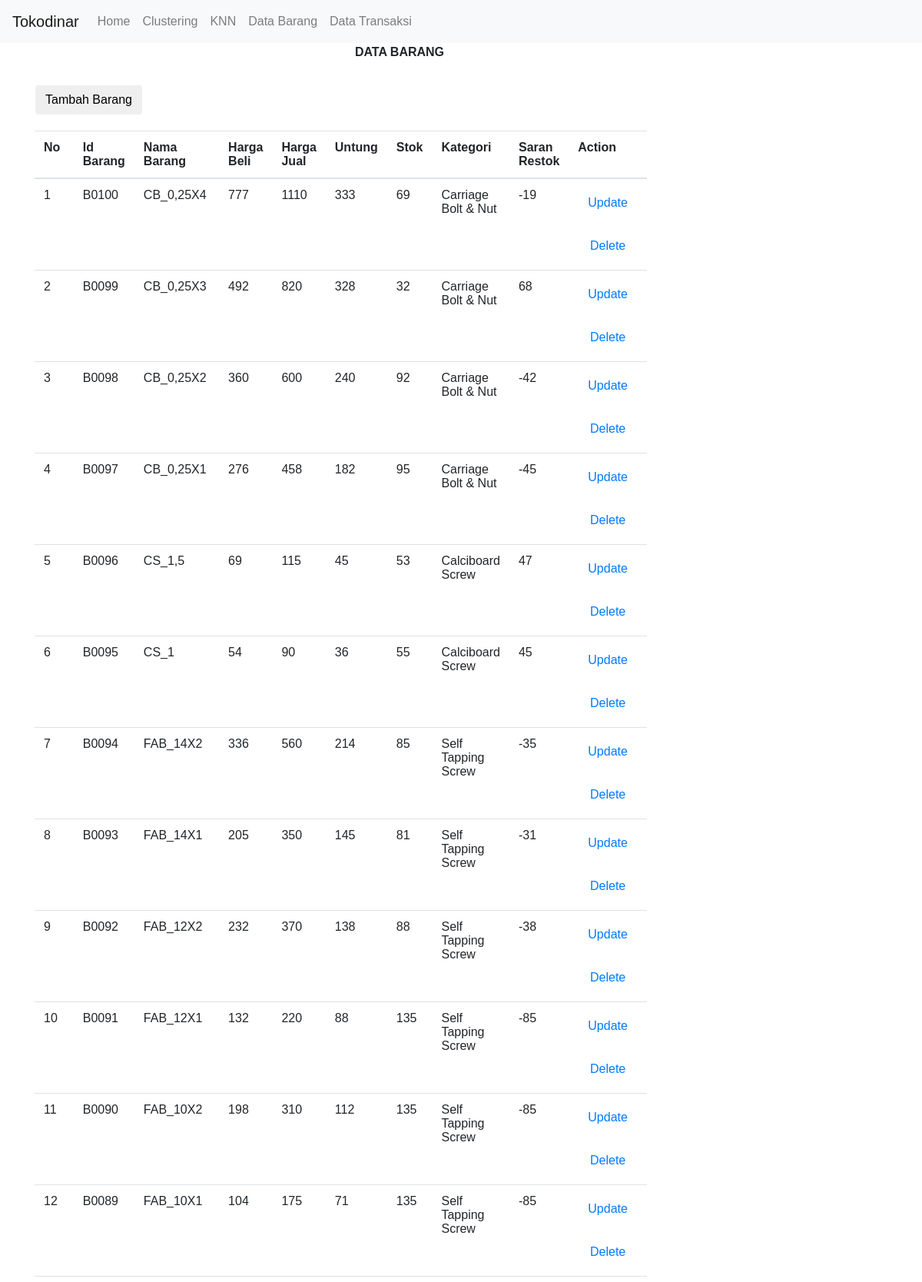
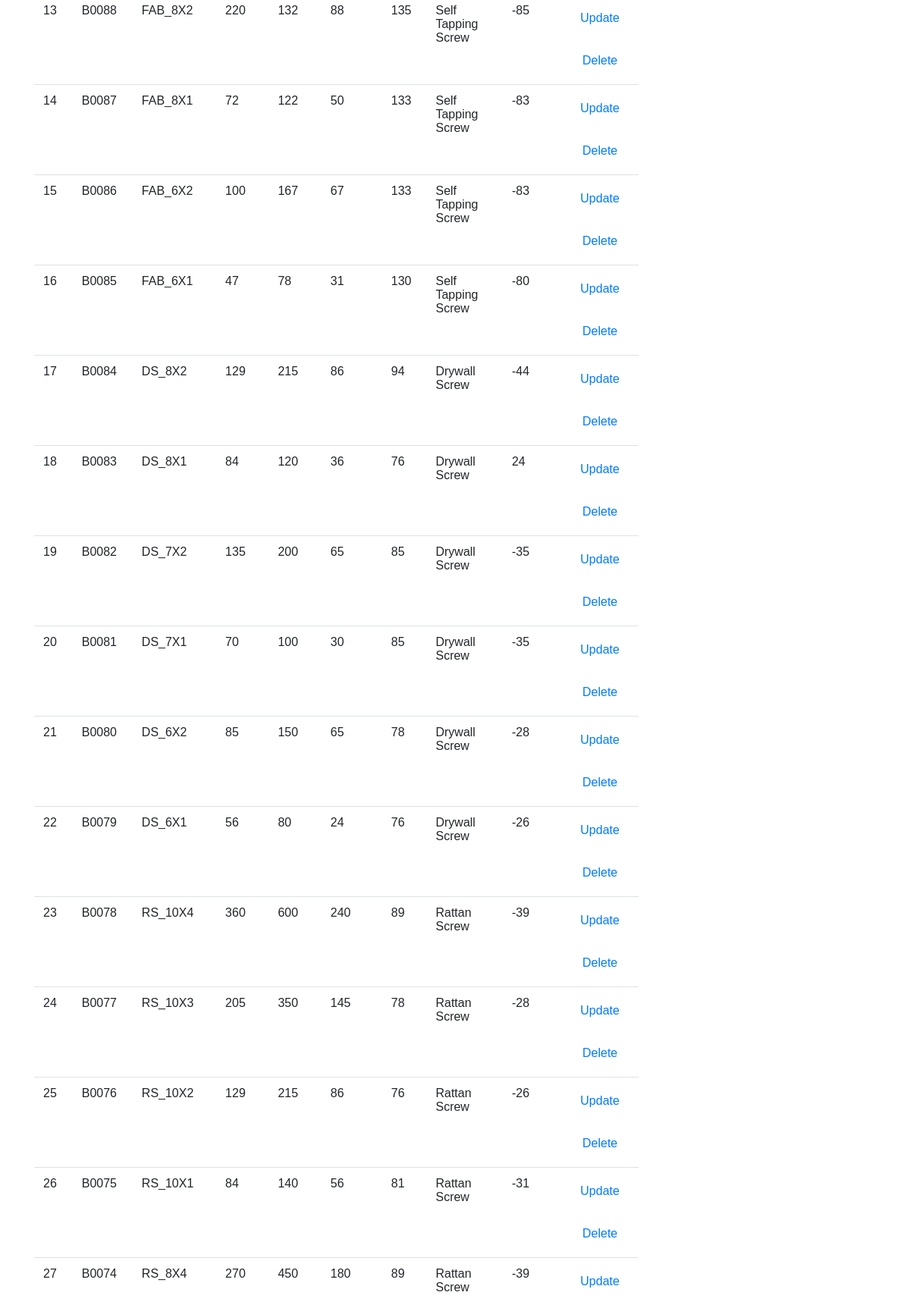
Page /coba.php (upper part) on the committed database (2 pictures, top to bottom).
### tables this page shows
CREATE TABLE `barang` (
  `Id_barang` varchar(5) NOT NULL,
  `Nama_barang` varchar(50) NOT NULL,
  `Harga_beli` int(15) NOT NULL,
  `Harga_jual` int(15) NOT NULL,
  `Untung` int(15) NOT NULL,
  `Stok` int(5) DEFAULT NULL,
  `Id_kategori` varchar(5) NOT NULL,
  `Id_supplier` varchar(5) DEFAULT NULL,
  `saran_restok` int(3) NOT NULL
);

CREATE TABLE `kategori` (
  `Id_kategori` varchar(5) NOT NULL,
  `Nama` varchar(20) NOT NULL,
  `Prioritas` int(3) NOT NULL
);

### coba.php (the view, shortened to what this page needs)
<?php
include('header.php');
?>
<div style="width:950;text-align:center;font-weight:bold;padding-bottom:30px;">DATA BARANG</div>
<?php
$db=mysql_query("select * FROM barang join kategori on barang.Id_kategori = kategori.Id_kategori order by barang.id_barang desc");
?>
<table>
<tr>
<td><button class="btn" id="myBtn">Tambah Barang</button></td>
</tr>
</table>
	<?php include "cobatambah.php";?>
<div style="float:left;width:500px;">
	<div style="width:500px;text-align:center;font-weight:bold;padding:10px;"></div>
	<TABLE class="table" id="data">
		<tbody>
			<TR>
				<Th>No</Th>
				<Th>Id Barang</Th>
				<Th>Nama Barang</Th>
				<Th>Harga Beli</Th>
				<Th>Harga Jual</Th>
				<Th>Untung</Th>
				<Th>Stok</Th>
				<Th>Kategori</Th>
				<Th>Saran Restok</Th>
				<Th>Action</Th>
			</TR>
		</tbody>
		<tbody>
		<?php if(mysql_num_rows($db)>0){ ?>
        <?php
            $no = 1;
            while($data = mysql_fetch_array($db)){
        ?>
			<TR>
				<TD><?php echo $no ?></TD>
				<TD><?php echo $data["Id_barang"]?> </TD>
				<TD><?php echo $data["Nama_barang"]?> </TD>
				<TD><?php echo $data["Harga_beli"]?> </TD>
				<TD><?php echo $data["Harga_jual"]?> </TD>
				<TD><?php echo $data["Untung"]?> </TD>
				<TD><?php echo $data["Stok"]?> </TD>
				<TD><?php echo $data["Nama"]?> </TD>
				<TD><?php echo $data["saran_restok"] - $data["Stok"]?> </TD>
				<TD> <center style="">
					<a
					href="cobaupdate.php?id_barang=<?php echo $data['Id_barang']?>" class="btn">Update</a>
					<br><br>
					<a
					href="cobadelete.php?id_barang=<?php echo $data['Id_barang']?>" class="btn"
					onClick="return confirm('Apakah anda yakin akan menghapus data ini?')">Delete</a>
				</TD>
			</TR>
			<?php $no++; } ?>
			<?php } ?>
		</tbody>
	</TABLE>
</div>
<?php
include('footer.php');
?>

### header.php (style rules this page uses)
* { box-sizing:border-box }
body { font-family:Verdana,sans-serif;margin:0 }

### rows in the picture
barang: Id_barang "B0100", Nama_barang "CB_0,25X4", Harga_beli "777", Harga_jual "1110", Untung "333", Stok "69", Id_kategori.Nama "Carriage Bolt & Nut", $data["saran_restok"] - $data["Stok"] "-19"
barang: Id_barang "B0099", Nama_barang "CB_0,25X3", Harga_beli "492", Harga_jual "820", Untung "328", Stok "32", Id_kategori.Nama "Carriage Bolt & Nut", $data["saran_restok"] - $data["Stok"] "68"
barang: Id_barang "B0098", Nama_barang "CB_0,25X2", Harga_beli "360", Harga_jual "600", Untung "240", Stok "92", Id_kategori.Nama "Carriage Bolt & Nut", $data["saran_restok"] - $data["Stok"] "-42"
barang: Id_barang "B0097", Nama_barang "CB_0,25X1", Harga_beli "276", Harga_jual "458", Untung "182", Stok "95", Id_kategori.Nama "Carriage Bolt & Nut", $data["saran_restok"] - $data["Stok"] "-45"
barang: Id_barang "B0096", Nama_barang "CS_1,5", Harga_beli "69", Harga_jual "115", Untung "45", Stok "53", Id_kategori.Nama "Calciboard Screw", $data["saran_restok"] - $data["Stok"] "47"
barang: Id_barang "B0095", Nama_barang "CS_1", Harga_beli "54", Harga_jual "90", Untung "36", Stok "55", Id_kategori.Nama "Calciboard Screw", $data["saran_restok"] - $data["Stok"] "45"
barang: Id_barang "B0094", Nama_barang "FAB_14X2", Harga_beli "336", Harga_jual "560", Untung "214", Stok "85", Id_kategori.Nama "Self Tapping Screw", $data["saran_restok"] - $data["Stok"] "-35"
barang: Id_barang "B0093", Nama_barang "FAB_14X1", Harga_beli "205", Harga_jual "350", Untung "145", Stok "81", Id_kategori.Nama "Self Tapping Screw", $data["saran_restok"] - $data["Stok"] "-31"
barang: Id_barang "B0092", Nama_barang "FAB_12X2", Harga_beli "232", Harga_jual "370", Untung "138", Stok "88", Id_kategori.Nama "Self Tapping Screw", $data["saran_restok"] - $data["Stok"] "-38"
barang: Id_barang "B0091", Nama_barang "FAB_12X1", Harga_beli "132", Harga_jual "220", Untung "88", Stok "135", Id_kategori.Nama "Self Tapping Screw", $data["saran_restok"] - $data["Stok"] "-85"
barang: Id_barang "B0090", Nama_barang "FAB_10X2", Harga_beli "198", Harga_jual "310", Untung "112", Stok "135", Id_kategori.Nama "Self Tapping Screw", $data["saran_restok"] - $data["Stok"] "-85"
barang: Id_barang "B0089", Nama_barang "FAB_10X1", Harga_beli "104", Harga_jual "175", Untung "71", Stok "135", Id_kategori.Nama "Self Tapping Screw", $data["saran_restok"] - $data["Stok"] "-85"
barang: Id_barang "B0088", Nama_barang "FAB_8X2", Harga_beli "220", Harga_jual "132", Untung "88", Stok "135", Id_kategori.Nama "Self Tapping Screw", $data["saran_restok"] - $data["Stok"] "-85"
barang: Id_barang "B0087", Nama_barang "FAB_8X1", Harga_beli "72", Harga_jual "122", Untung "50", Stok "133", Id_kategori.Nama "Self Tapping Screw", $data["saran_restok"] - $data["Stok"] "-83"
barang: Id_barang "B0086", Nama_barang "FAB_6X2", Harga_beli "100", Harga_jual "167", Untung "67", Stok "133", Id_kategori.Nama "Self Tapping Screw", $data["saran_restok"] - $data["Stok"] "-83"
barang: Id_barang "B0085", Nama_barang "FAB_6X1", Harga_beli "47", Harga_jual "78", Untung "31", Stok "130", Id_kategori.Nama "Self Tapping Screw", $data["saran_restok"] - $data["Stok"] "-80"
barang: Id_barang "B0084", Nama_barang "DS_8X2", Harga_beli "129", Harga_jual "215", Untung "86", Stok "94", Id_kategori.Nama "Drywall Screw", $data["saran_restok"] - $data["Stok"] "-44"
barang: Id_barang "B0083", Nama_barang "DS_8X1", Harga_beli "84", Harga_jual "120", Untung "36", Stok "76", Id_kategori.Nama "Drywall Screw", $data["saran_restok"] - $data["Stok"] "24"
barang: Id_barang "B0082", Nama_barang "DS_7X2", Harga_beli "135", Harga_jual "200", Untung "65", Stok "85", Id_kategori.Nama "Drywall Screw", $data["saran_restok"] - $data["Stok"] "-35"
barang: Id_barang "B0081", Nama_barang "DS_7X1", Harga_beli "70", Harga_jual "100", Untung "30", Stok "85", Id_kategori.Nama "Drywall Screw", $data["saran_restok"] - $data["Stok"] "-35"
barang: Id_barang "B0080", Nama_barang "DS_6X2", Harga_beli "85", Harga_jual "150", Untung "65", Stok "78", Id_kategori.Nama "Drywall Screw", $data["saran_restok"] - $data["Stok"] "-28"
barang: Id_barang "B0079", Nama_barang "DS_6X1", Harga_beli "56", Harga_jual "80", Untung "24", Stok "76", Id_kategori.Nama "Drywall Screw", $data["saran_restok"] - $data["Stok"] "-26"
barang: Id_barang "B0078", Nama_barang "RS_10X4", Harga_beli "360", Harga_jual "600", Untung "240", Stok "89", Id_kategori.Nama "Rattan Screw", $data["saran_restok"] - $data["Stok"] "-39"
barang: Id_barang "B0077", Nama_barang "RS_10X3", Harga_beli "205", Harga_jual "350", Untung "145", Stok "78", Id_kategori.Nama "Rattan Screw", $data["saran_restok"] - $data["Stok"] "-28"
barang: Id_barang "B0076", Nama_barang "RS_10X2", Harga_beli "129", Harga_jual "215", Untung "86", Stok "76", Id_kategori.Nama "Rattan Screw", $data["saran_restok"] - $data["Stok"] "-26"
barang: Id_barang "B0075", Nama_barang "RS_10X1", Harga_beli "84", Harga_jual "140", Untung "56", Stok "81", Id_kategori.Nama "Rattan Screw", $data["saran_restok"] - $data["Stok"] "-31"
barang: Id_barang "B0074", Nama_barang "RS_8X4", Harga_beli "270", Harga_jual "450", Untung "180", Stok "89", Id_kategori.Nama "Rattan Screw", $data["saran_restok"] - $data["Stok"] "-39"
